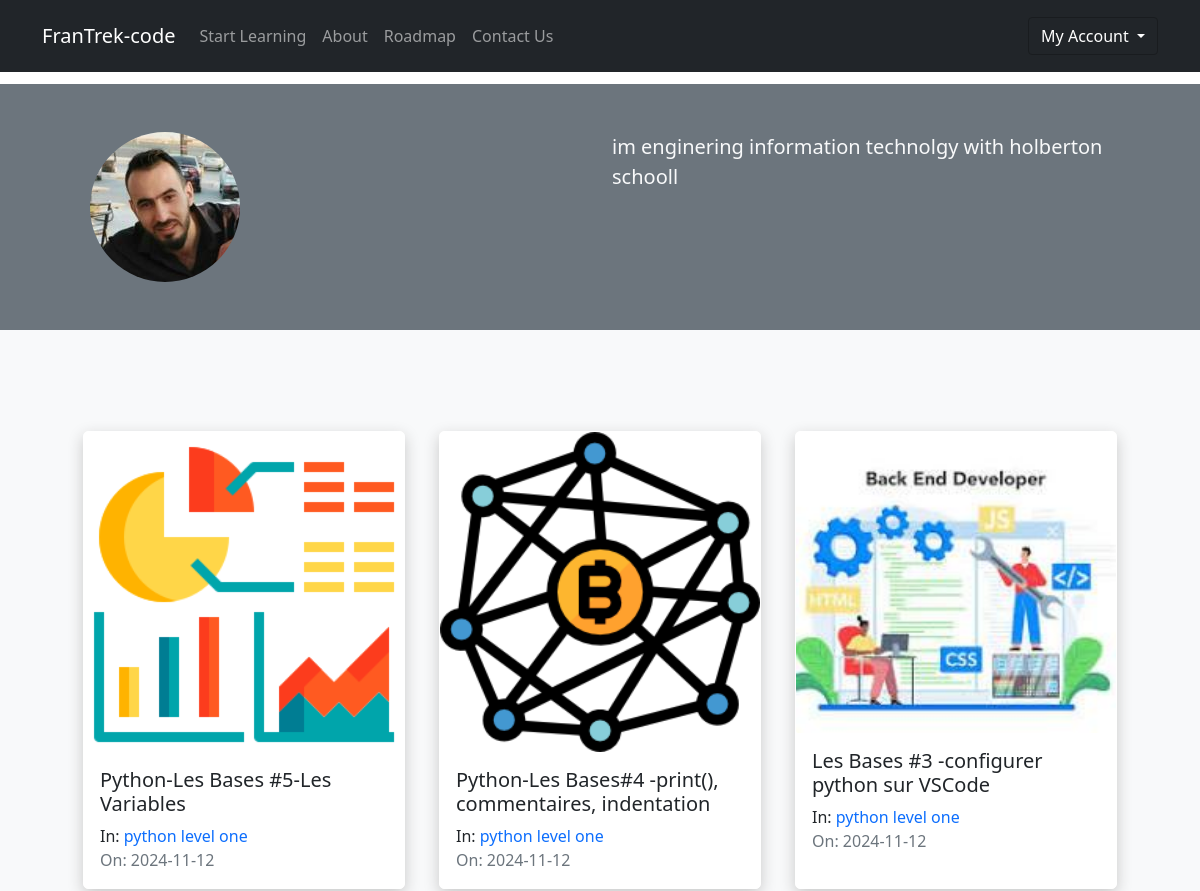
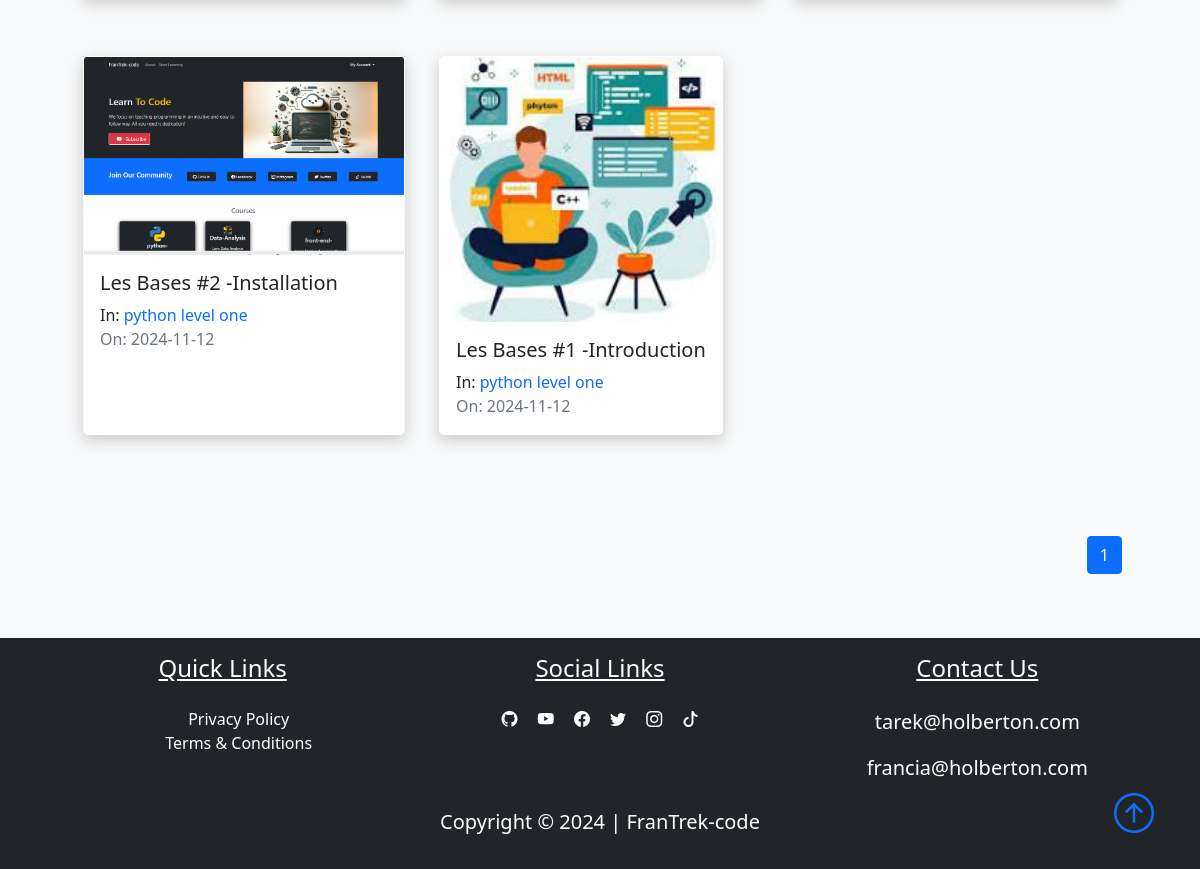
Page /author/tarek (signed in) on the committed database (2 pictures, top to bottom).
### FranTrek/models.py (models this page shows, shortened)
class User(db.Model, UserMixin):
    id = db.Column(db.Integer, primary_key=True)
    fname = db.Column(db.String(25), nullable=False)
    lname = db.Column(db.String(25), nullable=False)
    username = db.Column(db.String(25), unique=True, nullable=False)
    email = db.Column(db.String(125), unique=True, nullable=False)
    image_file = db.Column(db.String(20), nullable=False, default="default.png")
    bio = db.Column(db.Text, nullable=True)
    password = db.Column(db.String(60), nullable=False)
    lessons = db.relationship("Lesson", backref="author", lazy=True)

class Lesson(db.Model):
    id = db.Column(db.Integer, primary_key=True)
    title = db.Column(db.String(100), nullable=False)
    date_posted = db.Column(db.DateTime, nullable=False, default=datetime.utcnow)
    content = db.Column(db.Text, nullable=False)
    thumbnail = db.Column(
        db.String(20), nullable=False, default="default_thumbnail.jpg"
    )
    slug = db.Column(db.String(32), nullable=False)
    user_id = db.Column(db.Integer, db.ForeignKey("user.id"), nullable=False)
    course_id = db.Column(db.Integer, db.ForeignKey("course.id"), nullable=False)

class Course(db.Model):
    id = db.Column(db.Integer, primary_key=True)
    title = db.Column(db.String(50), unique=True, nullable=False)
    description = db.Column(db.String(150), nullable=False)
    icon = db.Column(db.String(20), nullable=False, default="default_icon.jpg")
    lessons = db.relationship("Lesson", backref="course_name", lazy=True)

### FranTrek/users/routes.py (the view)
@users.route("/author/<string:username>", methods=["GET"])
def author(username):
    user = User.query.filter_by(username=username).first_or_404()
    page = request.args.get("page", 1, type=int)
    lessons = (
        Lesson.query.filter_by(author=user)
        .order_by(Lesson.date_posted.desc())
        .paginate(page=page, per_page=6)
    )
    return render_template("author.html", lessons=lessons, user=user)

### FranTrek/models.py (called while the page is built)
@login_manager.user_loader
def load_user(user_id):
    return User.query.get(int(user_id))

### FranTrek/templates/author.html (shortened to what this page needs)
{% extends "layout.html"%}
{% block content %}
<div class="container-fluid bg-secondary">
    <div class="container">
        <div class="row p-5">
            <div class="col-6">
                <img class="rounded-circle" src="{{url_for('static', filename='user_pics/' + user.image_file)}}" alt="">
            </div>
            <div class="col-6">
                <span class="lead text-light">{{user.bio}}</span>
            </div>
        </div>
    </div>
</div>
<section class="bg-light">
    <div class="container p-5">
        <div class="row">
            {% for lesson in lessons.items %}
            <div class="col-sm-12 col-md-6 col-lg-4 pb-5 d-flex align-items-stretch">
                <div class="card lesson">
                    <img src="{{url_for('static', filename='lesson_thumbnails/'+lesson.thumbnail)}}" class="card-img">
                    <div class="card-body d-flex flex-column">
                        <h5 class="card-title">
                            <a class="text-decoration-none text-dark"
                                href="{{url_for('lessons.lesson', lesson_slug=lesson.slug, course=lesson.course_name.title)}}">{{lesson.title}}</a>
                        </h5>
                        <p class="card-text mb-0">In:
                            <a href="{{url_for('courses.course', course_title=lesson.course_name.title)}}"
                                class="link">{{lesson.course_name.title}}</a>
                        </p>
                        <span class="text-muted">On: {{lesson.date_posted.strftime('%Y-%m-%d')}}</span>
                    </div>
                </div>
            </div>
            {% endfor %}
            <nav class="mt-5" aria-label="...">
                <ul class="pagination" style="display: flex; justify-content: flex-end">
                    {% for page_num in lessons.iter_pages(left_edge=1, right_edge=1, left_current=1, right_current=2) %}
                    {% if page_num %}
                    {% if lessons.page == page_num %}
                    <li class="page-item active">
                        <a href="{{url_for('users.author', username=user.username, page=page_num)}}"
                            class="page-link">{{page_num}}</a>
                    </li>
                    {%else%}
                    <li class="page-item">
                        <a href="{{url_for('users.author', username=user.username, page=page_num)}}"
                            class="page-link">{{page_num}}</a>
                    </li>
                    {%endif%}
                    {% else %}
                    <span class="mx-2">...</span>
                    {% endif %}
                    {% endfor %}
                </ul>
            </nav>
        </div>
    </div>
</section>
{% endblock content%}

### FranTrek/static/main.css (style rules this page uses)
body::before { display: block; content: ''; height: 60px; }
.card { transition: 0.7s ease; box-shadow: 0 5px 15px rgba(1 1 1/ 15); border-radius: 5px; margin: 5px; }
.lesson { box-shadow: 0 5px 15px rgba(200 200 200/ 15); border-radius: 5px; border: 1px solid #fff; }
.link { text-decoration: none; }

### rows in the picture
User: image_file (picture), bio "im enginering information technolgy with holberton schooll"
Lesson: thumbnail (picture), title "Python-Les Bases #5-Les Variables", course_name "python level one", date_posted "2024-11-12"
Lesson: thumbnail (picture), title "Python-Les Bases#4 -print(), commentaires, indentation", course_name "python level one", date_posted "2024-11-12"
Lesson: thumbnail (picture), title "Les Bases #3 -configurer python sur VSCode", course_name "python level one", date_posted "2024-11-12"
Lesson: thumbnail (picture), title "Les Bases #2 -Installation", course_name "python level one", date_posted "2024-11-12"
Lesson: thumbnail (picture), title "Les Bases #1 -Introduction", course_name "python level one", date_posted "2024-11-12"

### other values in the picture
{{ page_num }} "1"
